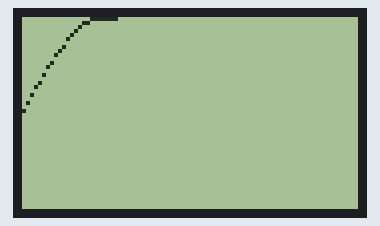
This sketch was run on a simulated Arduino Uno, built with avr-gcc and run on an emulated ATmega328P. Parts: 84×48 one-colour display. The display library's start-up logo is not drawn.

Above: at 0.51 s.
At 1.2 s:
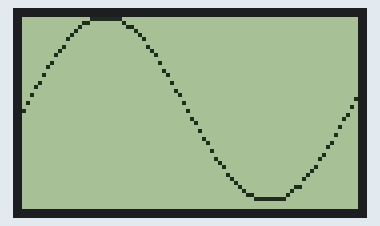

The sketch:

programa1_12_09.ino
```cpp
#include <SPI.h>
#include <Adafruit_GFX.h>
#include <Adafruit_PCD8544.h>

Adafruit_PCD8544 display=Adafruit_PCD8544(3,4,5,7,6);

void setup() {
  // put your setup code here, to run once:
display.begin();
  display.setContrast(60);

display.display();
delay(1);
display.clearDisplay();
}

void loop() {
  // put your main code here, to run repeatedly:
int y=0;

for (float x=0;x<=84;x++){
  y=(-23*sin(x/13))+23;
  display.drawPixel(x,y,BLACK);
  display.display();
}
}
```
